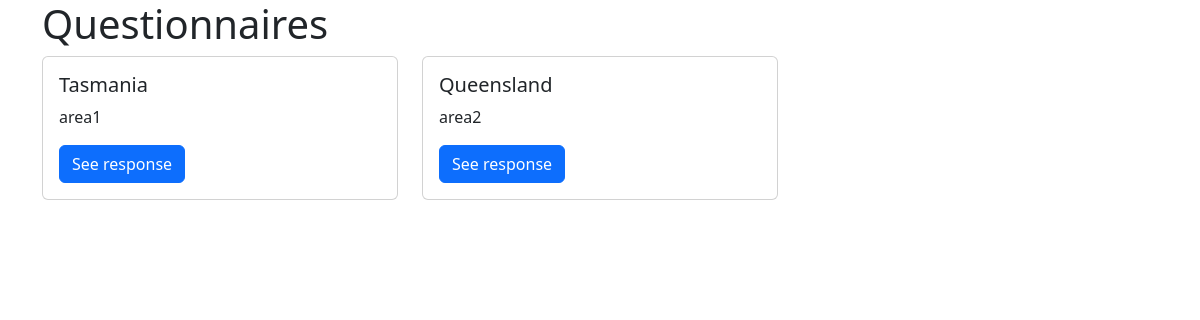
Page /questionnaires on the earlier database version.
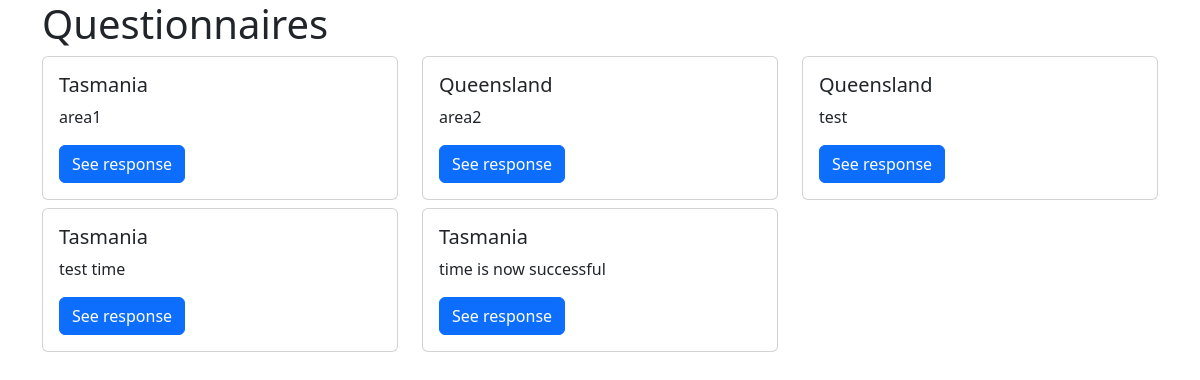
Same page on the later database version.
### australia/models.py (models this page shows)
class Questionnaire(models.Model):
    WA = "Western_Australia"
    NT = "Northern_Territory"
    QD = "Queensland"
    SA = "Southern_Australia"
    NSW = "New_South_Wales"
    TA = "Tasmania"
    TERRITORY_CHOICES = [
        (WA, "Western Australia"),
        (NT, "Northern Territory"),
        (QD, "Queensland"),
        (SA, "Southern Australia"),
        (NSW, "New South Wales"),
        (TA, "Tasmania")
    ]
    survey_date = models.DateField(default=date.today)
    survey_time = models.TimeField(default=timezone.localtime)
    territory = models.CharField(
        choices=TERRITORY_CHOICES,
        default=WA
    )
    area = models.TextField()

### australia/views.py (the view)
# urls.py: path("questionnaires", views.questionnaire_index, name="questionnaires"),
def questionnaire_index(request):
    questionnaires = Questionnaire.objects.all()
    context = {
        "questionnaires": questionnaires
    }
    return render(request, "australia/questionnaires.html", context)

### australia/templates/australia/questionnaires.html
{% extends "base.html" %}
{% block base_content %}
<h1> Questionnaires </h1>
<div class="row">
    {% for question in questionnaires %}
    <div class="col-md-4">
        <div class="card mb-2">
            <div class="card-body">
                <h5 class="card-title">{{ question.territory }}</h5>
                <p class="card-text">{{ question.area }}</p>
                <a href="{% url 'questionnaire_detail' question.pk %}"
                   class="btn btn-primary">
                    See response
                </a>
            </div>
        </div>
    </div>
    {% endfor %}
</div>
{% endblock base_content %}

### templates/base.html (shortened to what this page needs)
<!DOCTYPE html>
<html lang="en">
<head>
    <link href="https://cdn.jsdelivr.net/npm/bootstrap@5.3.5/dist/css/bootstrap.min.css" rel="stylesheet">
</head>
<body class="container">
    {% block base_content %}
    {% endblock base_content %}
</body>
</html>

Differences in the rows shown:
added Questionnaire: territory "Queensland", area "test"
added Questionnaire: territory "Tasmania", area "test time"
added Questionnaire: territory "Tasmania", area "time is now successful"
